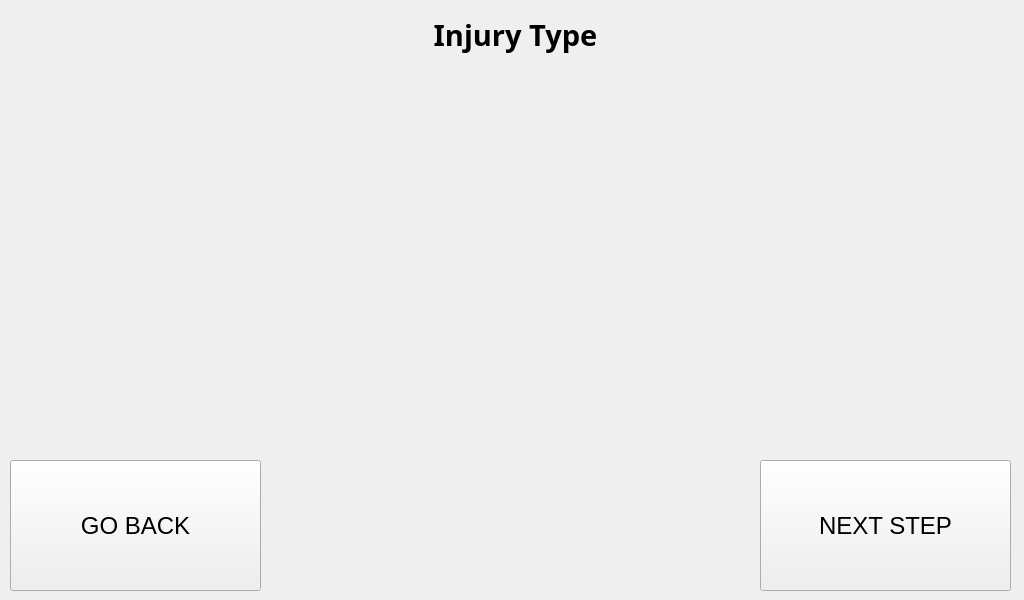
<?xml version="1.0" encoding="UTF-8"?>
<ui version="4.0">
 <class>procedure_window</class>
 <widget class="QMainWindow" name="procedure_window">
  <property name="geometry">
   <rect>
    <x>0</x>
    <y>0</y>
    <width>1024</width>
    <height>600</height>
   </rect>
  </property>
  <property name="minimumSize">
   <size>
    <width>1024</width>
    <height>600</height>
   </size>
  </property>
  <property name="maximumSize">
   <size>
    <width>1024</width>
    <height>600</height>
   </size>
  </property>
  <property name="windowTitle">
   <string>Step 1 Procedure</string>
  </property>
  <widget class="QWidget" name="centralwidget">
   <widget class="QLabel" name="title_step_3">
    <property name="geometry">
     <rect>
      <x>10</x>
      <y>0</y>
      <width>1011</width>
      <height>71</height>
     </rect>
    </property>
    <property name="font">
     <font>
      <family>Unispace</family>
      <pointsize>18</pointsize>
      <weight>75</weight>
      <bold>true</bold>
     </font>
    </property>
    <property name="text">
     <string>&lt;html&gt;&lt;head/&gt;&lt;body&gt;&lt;p&gt;&lt;span style=&quot; font-size:22pt;&quot;&gt;Injury Type&lt;/span&gt;&lt;/p&gt;&lt;/body&gt;&lt;/html&gt;</string>
    </property>
    <property name="alignment">
     <set>Qt::AlignCenter</set>
    </property>
   </widget>
   <widget class="QLabel" name="step_3_window">
    <property name="geometry">
     <rect>
      <x>30</x>
      <y>330</y>
      <width>981</width>
      <height>121</height>
     </rect>
    </property>
    <property name="font">
     <font>
      <pointsize>14</pointsize>
     </font>
    </property>
    <property name="text">
     <string>&lt;html&gt;&lt;head/&gt;&lt;body&gt;&lt;p align=&quot;center&quot;&gt;&lt;br/&gt;&lt;/p&gt;&lt;/body&gt;&lt;/html&gt;</string>
    </property>
   </widget>
   <widget class="QLabel" name="gif_player_label_3">
    <property name="geometry">
     <rect>
      <x>330</x>
      <y>80</y>
      <width>360</width>
      <height>240</height>
     </rect>
    </property>
    <property name="minimumSize">
     <size>
      <width>360</width>
      <height>240</height>
     </size>
    </property>
    <property name="maximumSize">
     <size>
      <width>360</width>
      <height>240</height>
     </size>
    </property>
    <property name="font">
     <font>
      <family>Unispace</family>
      <pointsize>16</pointsize>
      <weight>75</weight>
      <bold>true</bold>
     </font>
    </property>
    <property name="lineWidth">
     <number>1</number>
    </property>
    <property name="text">
     <string/>
    </property>
    <property name="alignment">
     <set>Qt::AlignCenter</set>
    </property>
   </widget>
   <widget class="QPushButton" name="next_step_button_3">
    <property name="geometry">
     <rect>
      <x>760</x>
      <y>460</y>
      <width>251</width>
      <height>131</height>
     </rect>
    </property>
    <property name="font">
     <font>
      <pointsize>18</pointsize>
     </font>
    </property>
    <property name="cursor">
     <cursorShape>PointingHandCursor</cursorShape>
    </property>
    <property name="text">
     <string>NEXT STEP</string>
    </property>
   </widget>
   <widget class="QPushButton" name="go_back_injury_type_3">
    <property name="geometry">
     <rect>
      <x>10</x>
      <y>460</y>
      <width>251</width>
      <height>131</height>
     </rect>
    </property>
    <property name="font">
     <font>
      <pointsize>18</pointsize>
     </font>
    </property>
    <property name="text">
     <string>GO BACK</string>
    </property>
   </widget>
  </widget>
 </widget>
 <resources/>
 <connections/>
</ui>
